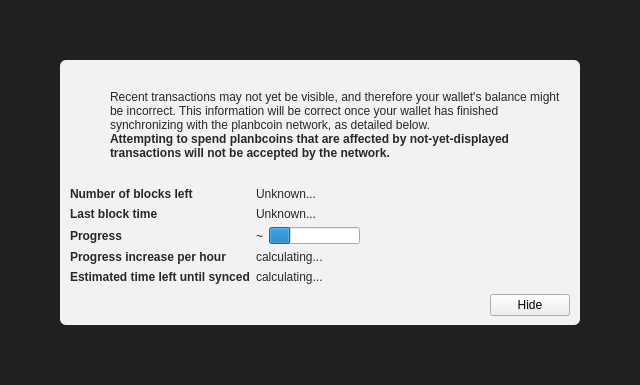
<?xml version="1.0" encoding="UTF-8"?>
<ui version="4.0">
 <class>ModalOverlay</class>
 <widget class="ModalOverlay" name="ModalOverlay">
  <property name="geometry">
   <rect>
    <x>0</x>
    <y>0</y>
    <width>640</width>
    <height>385</height>
   </rect>
  </property>
  <property name="windowTitle">
   <string>Form</string>
  </property>
  <layout class="QVBoxLayout" name="verticalLayout" stretch="0">
   <property name="sizeConstraint">
    <enum>QLayout::SetDefaultConstraint</enum>
   </property>
   <property name="leftMargin">
    <number>0</number>
   </property>
   <property name="topMargin">
    <number>0</number>
   </property>
   <property name="rightMargin">
    <number>0</number>
   </property>
   <property name="bottomMargin">
    <number>0</number>
   </property>
   <item>
    <widget class="QWidget" name="bgWidget" native="true">
     <property name="styleSheet">
      <string notr="true">#bgWidget { background: rgba(0,0,0,220); }</string>
     </property>
     <layout class="QVBoxLayout" name="verticalLayoutMain" stretch="1">
      <property name="leftMargin">
       <number>60</number>
      </property>
      <property name="topMargin">
       <number>60</number>
      </property>
      <property name="rightMargin">
       <number>60</number>
      </property>
      <property name="bottomMargin">
       <number>60</number>
      </property>
      <item>
       <widget class="QWidget" name="contentWidget" native="true">
        <property name="styleSheet">
         <string notr="true">#contentWidget { background: rgba(255,255,255,240); border-radius: 6px; }

QLabel { color: rgb(40,40,40);  }</string>
        </property>
        <layout class="QVBoxLayout" name="verticalLayoutSub" stretch="1,0,0,0">
         <property name="spacing">
          <number>0</number>
         </property>
         <property name="leftMargin">
          <number>10</number>
         </property>
         <property name="topMargin">
          <number>10</number>
         </property>
         <property name="rightMargin">
          <number>10</number>
         </property>
         <property name="bottomMargin">
          <number>10</number>
         </property>
         <item>
          <layout class="QHBoxLayout" name="horizontalLayoutIconText" stretch="0,1">
           <property name="topMargin">
            <number>20</number>
           </property>
           <item>
            <layout class="QVBoxLayout" name="verticalLayoutIcon">
             <property name="leftMargin">
              <number>0</number>
             </property>
             <item>
              <widget class="QPushButton" name="warningIcon">
               <property name="enabled">
                <bool>false</bool>
               </property>
               <property name="text">
                <string/>
               </property>
               <property name="icon">
                <iconset>
                 <normaloff>:/icons/warning</normaloff>
                 <disabledoff>:/icons/warning</disabledoff>:/icons/warning</iconset>
               </property>
               <property name="iconSize">
                <size>
                 <width>48</width>
                 <height>48</height>
                </size>
               </property>
               <property name="flat">
                <bool>true</bool>
               </property>
              </widget>
             </item>
             <item>
              <spacer name="verticalSpacerWarningIcon">
               <property name="orientation">
                <enum>Qt::Vertical</enum>
               </property>
               <property name="sizeHint" stdset="0">
                <size>
                 <width>20</width>
                 <height>40</height>
                </size>
               </property>
              </spacer>
             </item>
            </layout>
           </item>
           <item>
            <layout class="QVBoxLayout" name="verticalLayoutInfoText">
             <property name="leftMargin">
              <number>0</number>
             </property>
             <property name="topMargin">
              <number>0</number>
             </property>
             <item>
              <widget class="QLabel" name="infoText">
               <property name="text">
                <string>Recent transactions may not yet be visible, and therefore your wallet's balance might be incorrect. This information will be correct once your wallet has finished synchronizing with the planbcoin network, as detailed below.</string>
               </property>
               <property name="textFormat">
                <enum>Qt::RichText</enum>
               </property>
               <property name="wordWrap">
                <bool>true</bool>
               </property>
              </widget>
             </item>
             <item>
              <widget class="QLabel" name="infoTextStrong">
               <property name="font">
                <font>
                 <weight>75</weight>
                 <bold>true</bold>
                </font>
               </property>
               <property name="text">
                <string>Attempting to spend planbcoins that are affected by not-yet-displayed transactions will not be accepted by the network.</string>
               </property>
               <property name="textFormat">
                <enum>Qt::RichText</enum>
               </property>
               <property name="wordWrap">
                <bool>true</bool>
               </property>
              </widget>
             </item>
             <item>
              <spacer name="verticalSpacerInTextSpace">
               <property name="orientation">
                <enum>Qt::Vertical</enum>
               </property>
               <property name="sizeHint" stdset="0">
                <size>
                 <width>20</width>
                 <height>40</height>
                </size>
               </property>
              </spacer>
             </item>
            </layout>
           </item>
          </layout>
         </item>
         <item>
          <spacer name="verticalSpacerAfterText">
           <property name="orientation">
            <enum>Qt::Vertical</enum>
           </property>
           <property name="sizeHint" stdset="0">
            <size>
             <width>20</width>
             <height>40</height>
            </size>
           </property>
          </spacer>
         </item>
         <item>
          <layout class="QFormLayout" name="formLayout">
           <property name="fieldGrowthPolicy">
            <enum>QFormLayout::FieldsStayAtSizeHint</enum>
           </property>
           <property name="horizontalSpacing">
            <number>6</number>
           </property>
           <property name="verticalSpacing">
            <number>6</number>
           </property>
           <property name="topMargin">
            <number>10</number>
           </property>
           <item row="0" column="0">
            <widget class="QLabel" name="labelNumberOfBlocksLeft">
             <property name="font">
              <font>
               <weight>75</weight>
               <bold>true</bold>
              </font>
             </property>
             <property name="text">
              <string>Number of blocks left</string>
             </property>
            </widget>
           </item>
           <item row="0" column="1">
            <widget class="QLabel" name="numberOfBlocksLeft">
             <property name="text">
              <string>Unknown...</string>
             </property>
            </widget>
           </item>
           <item row="1" column="0">
            <widget class="QLabel" name="labelLastBlockTime">
             <property name="font">
              <font>
               <weight>75</weight>
               <bold>true</bold>
              </font>
             </property>
             <property name="text">
              <string>Last block time</string>
             </property>
            </widget>
           </item>
           <item row="1" column="1">
            <widget class="QLabel" name="newestBlockDate">
             <property name="sizePolicy">
              <sizepolicy hsizetype="Maximum" vsizetype="Preferred">
               <horstretch>0</horstretch>
               <verstretch>0</verstretch>
              </sizepolicy>
             </property>
             <property name="text">
              <string>Unknown...</string>
             </property>
            </widget>
           </item>
           <item row="2" column="0">
            <widget class="QLabel" name="labelSyncDone">
             <property name="font">
              <font>
               <weight>75</weight>
               <bold>true</bold>
              </font>
             </property>
             <property name="text">
              <string>Progress</string>
             </property>
            </widget>
           </item>
           <item row="2" column="1">
            <layout class="QHBoxLayout" name="horizontalLayoutSync" stretch="0,1">
             <item>
              <widget class="QLabel" name="percentageProgress">
               <property name="text">
                <string notr="true">~</string>
               </property>
              </widget>
             </item>
             <item>
              <widget class="QProgressBar" name="progressBar">
               <property name="value">
                <number>24</number>
               </property>
               <property name="format">
                <string/>
               </property>
              </widget>
             </item>
            </layout>
           </item>
           <item row="4" column="0">
            <widget class="QLabel" name="labelProgressIncrease">
             <property name="font">
              <font>
               <weight>75</weight>
               <bold>true</bold>
              </font>
             </property>
             <property name="text">
              <string>Progress increase per hour</string>
             </property>
            </widget>
           </item>
           <item row="4" column="1">
            <widget class="QLabel" name="progressIncreasePerH">
             <property name="text">
              <string>calculating...</string>
             </property>
            </widget>
           </item>
           <item row="5" column="0">
            <widget class="QLabel" name="labelEstimatedTimeLeft">
             <property name="font">
              <font>
               <weight>75</weight>
               <bold>true</bold>
              </font>
             </property>
             <property name="text">
              <string>Estimated time left until synced</string>
             </property>
            </widget>
           </item>
           <item row="5" column="1">
            <widget class="QLabel" name="expectedTimeLeft">
             <property name="text">
              <string>calculating...</string>
             </property>
            </widget>
           </item>
          </layout>
         </item>
         <item>
          <layout class="QHBoxLayout" name="horizontalLayoutButtons">
           <property name="leftMargin">
            <number>10</number>
           </property>
           <property name="topMargin">
            <number>10</number>
           </property>
           <item>
            <spacer name="horizontalSpacer">
             <property name="orientation">
              <enum>Qt::Horizontal</enum>
             </property>
             <property name="sizeHint" stdset="0">
              <size>
               <width>40</width>
               <height>20</height>
              </size>
             </property>
            </spacer>
           </item>
           <item>
            <widget class="QPushButton" name="closeButton">
             <property name="text">
              <string>Hide</string>
             </property>
            </widget>
           </item>
          </layout>
         </item>
        </layout>
       </widget>
      </item>
     </layout>
    </widget>
   </item>
  </layout>
 </widget>
 <customwidgets>
  <customwidget>
   <class>ModalOverlay</class>
   <extends>QWidget</extends>
   <header>modaloverlay.h</header>
   <container>1</container>
  </customwidget>
 </customwidgets>
 <resources/>
 <connections/>
</ui>
